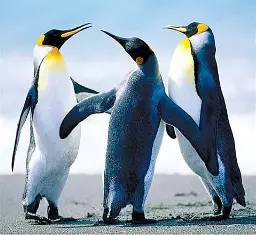
#> input picture Image processing/Photos/photo_1.webp, 256 x 235 px
$ python Histogram_of_an_image.py
#> lines starting #> are read from the running program, lines starting #| are printed output that depends on the picture

import cv2
import matplotlib.pyplot as plt

image = cv2.imread('Photos/photo_1.webp',cv2.IMREAD_GRAYSCALE)
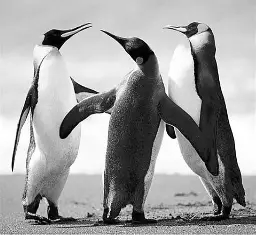
#> image: shape (235, 256); min 0, max 255, mean 158.5

# cv2.calcHist(images, channels, mask, histSize, ranges)
# images: Source image (in brackets)
# channels: Index of channel ([0] for grayscale)
# mask: None (unless you want to find hist of a specific region)
# histSize: How many bins ([256])
# ranges: Pixel value range ([0, 256])
hist = cv2.calcHist([image], [0],None, [256], [0,256])
#> hist = 256 values, max 935 at index 200, min 37 at index 88, mean 235

# display results
plt.subplot(1,2,1)
plt.imshow(cv2.cvtColor(image,cv2.COLOR_BGR2RGB))
plt.title('Original image',)

plt.subplot(1,2,2)
plt.plot(hist)
plt.xlabel('Pixel intensity')
plt.ylabel('No. of pixel')
plt.title('Histogram')
plt.show()
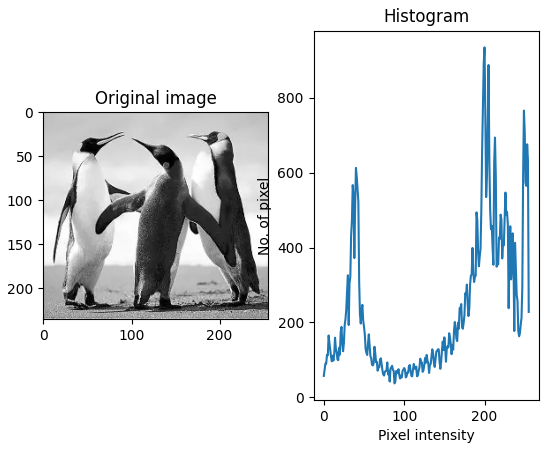
#> figure drawn by matplotlib, 2 panels; panel 2: curve peaks at x = 200, y = 935

######
# Histogram for coloured image

image = cv2.imread('Photos/photo_1.webp',cv2.IMREAD_COLOR_RGB)
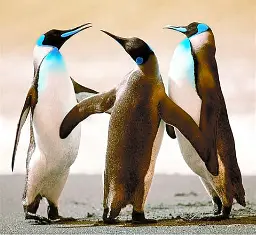
#> image: shape (235, 256, 3); mean B, G, R 144.4, 162.3, 176.1


# display results
plt.subplot(1,2,1)
plt.imshow(image)
plt.title('Original image')

plt.subplot(1,2,2)
colors = ['b','g','r']
for i in range(len(colors)):
    hist = cv2.calcHist([image], [i], None, [256], [0,256])
    plt.plot(hist,colors[i])
plt.xlabel('Pixel intensity')
plt.ylabel('No. of pixel')
plt.title('Histogram')
plt.show()
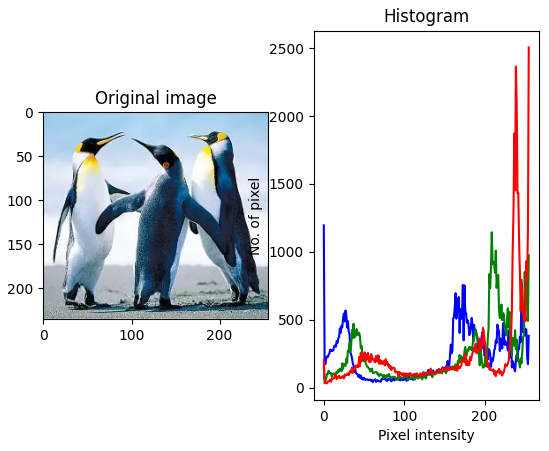
#> figure drawn by matplotlib, 2 panels; B, G, R data is drawn as R, G, B; panel 2: curve peaks at x = 0, y = 1195; panel 2: curve peaks at x = 209, y = 1144; panel 2: curve peaks at x = 255, y = 2506

$ run again, with Image processing/Photos/image.webp copied over Image processing/Photos/photo_1.webp
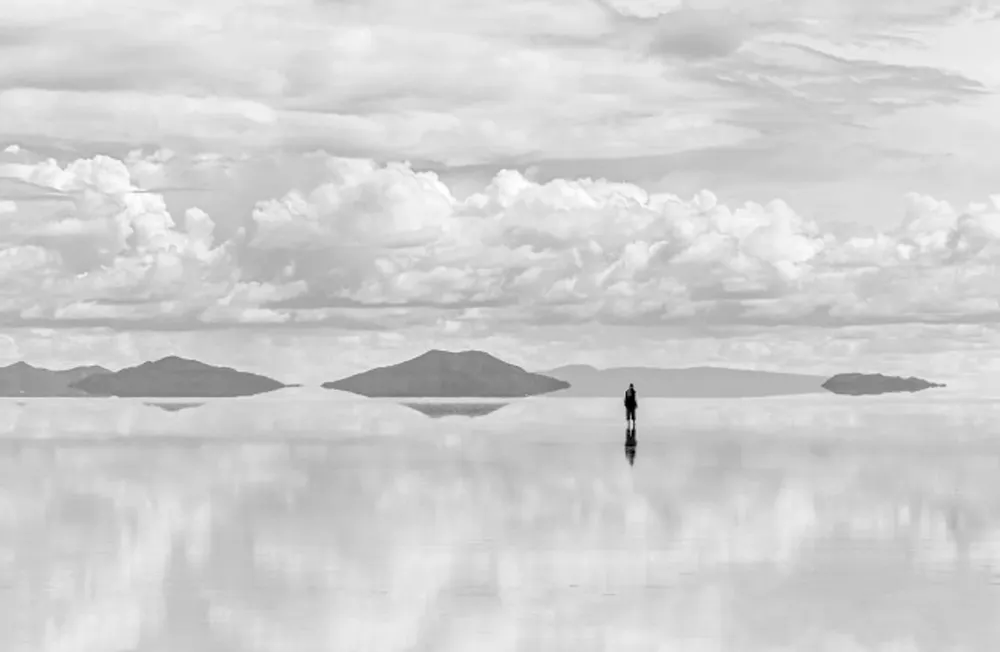
#> input picture Image processing/Photos/image.webp, 1000 x 652 px, shrunk from 1680 x 1096 before the run
#> hist = 256 values, max 24180 at index 203, min 0 at index 4, mean 2546.9
#> `plt.show()`:
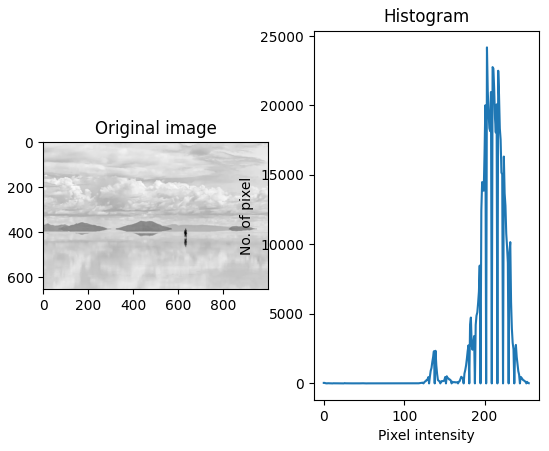
#> figure drawn by matplotlib, 2 panels; panel 2: curve peaks at x = 203, y = 24180
#> image is the input picture: shape (652, 1000, 3); mean B, G, R 208.6, 208.6, 208.6
#> `plt.show()`:
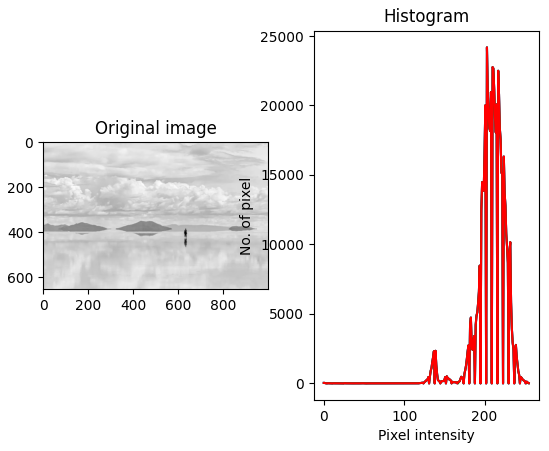
#> figure drawn by matplotlib, 2 panels; panel 2: curve peaks at x = 203, y = 24180; panel 2: curve peaks at x = 203, y = 24180; panel 2: curve peaks at x = 203, y = 24180
